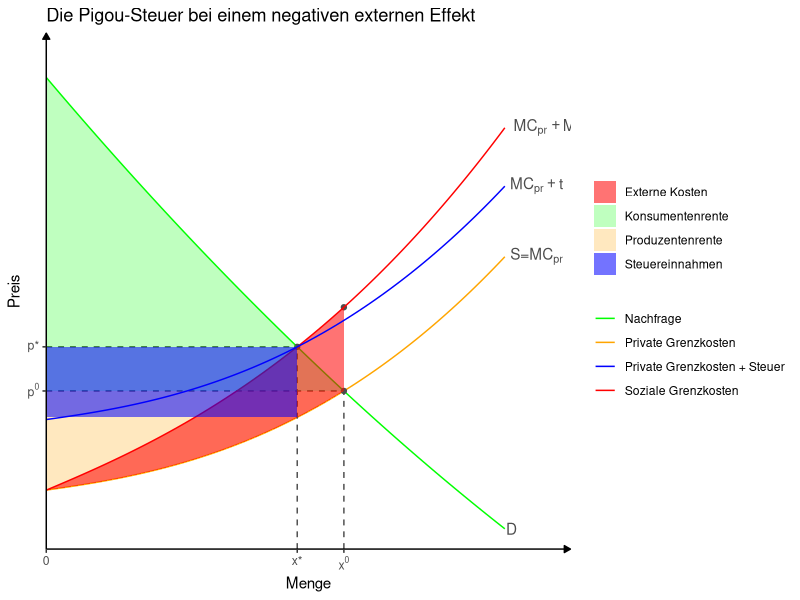
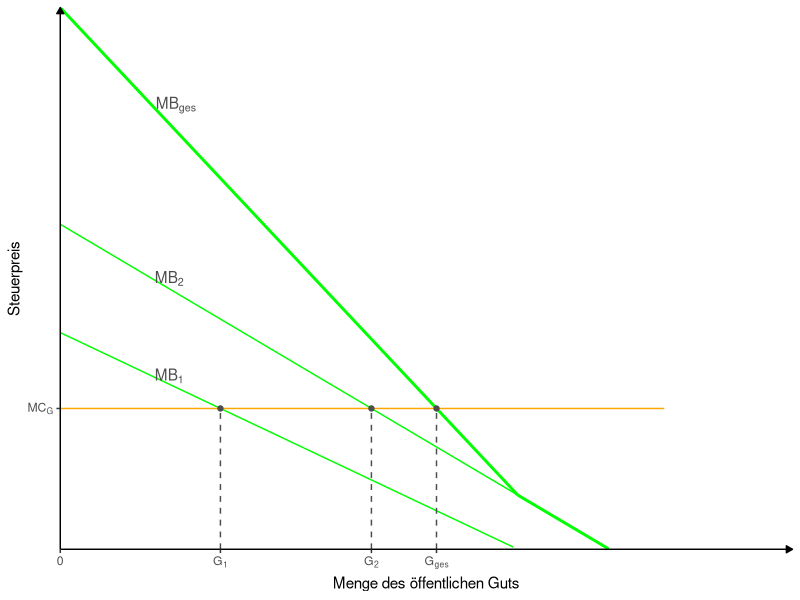

Source code (R) for these figures, in order:
## ---- chunk 1
# Bibliotheken laden
library(tidyverse)
library(ggtext)

# Funktionen definieren

x <- 0:5

demand <- function(x) (x - 8)^2-5*x
supply <- function(x) x^2.5 + 2.5*x + 8
#t <-10
supply_ext <- function(x) x^2.5 + 7.5*x + 8

#labels <- c("Nachfrage", "Angebot")

#Gleichgewichtsmengen
q <- uniroot(function(x) demand(x) - supply(x), range(x))$root

q_t <- uniroot(function(x) demand(x) - supply_ext(x), range(x))$root

#Gleichgewichtspreise
p <- supply(q)
p_t <- supply_ext(q_t)

p_ext <- supply_ext(q)

test <- "x^t"

# Angebotsfunktion mit Steuer

t <- supply_ext(q_t) - supply(q_t)

supply_t <- function(x) x^2.5 + 2.5*x + 8 + t

# Konsumenten- und Produzentenrente

z <- seq(0, q, 0.01)
z_t <- seq(0, q_t, 0.01)
z_wfl <- seq(0, q, 0.01)

# Chart

chart <- ggplot() +
  stat_function(aes(color = "Nachfrage"), fun = demand, xlim = c(0,3.5))+
  annotate(geom = "text", x=3.5, y=demand(3.5), hjust=-0.1, label="D",color = "grey30")+
  stat_function(aes(color = "Private Grenzkosten"), fun = supply, xlim = c(0,3.5))+
  annotate(geom = "text", x=3.5, y=supply(3.5), hjust=-0.1, label=expression("S=MC"[pr]), color = "grey30")+ 
  annotate("point", x = q, y = p, color = "grey30")+
  annotate("segment", x = q, xend = q, y = 0, yend = p,
           linetype = "dashed", color = "grey30") +
  annotate("segment", x = 0, xend = q, y = p, yend = p,
           linetype = "dashed", color = "grey30")+
  annotate("point", x = q, y = p_ext, color = "grey30")+
  geom_ribbon(aes(x = z, ymin = supply(z), ymax = p,
                  fill = "Produzentenrente"), alpha = 0.25) +
  stat_function(aes(color = "Soziale Grenzkosten"), fun = supply_ext, xlim = c(0,3.5))+
  annotate(geom = "text", x=3.5, y=supply_ext(3.5), hjust=-0.1, label=expression("MC"[pr]~+MC[ext]),color = "grey30")+
  annotate("point", x = q_t, y = p_t, color = "grey30")+
  annotate("segment", x = q_t, xend = q_t, y = 0, yend = p_t,
           linetype = "dashed", color = "grey30") +
  annotate("segment", x = 0, xend = q_t, y = p_t, yend = p_t,
           linetype = "dashed", color = "grey30")+
  # annotate("text", x=1, y=16, label="PR", color="grey30")+
  #Preis abzüglich steuer
  # annotate("segment", x = 0, xend = q_t, y = p_t-t, yend = p_t-t,
  #        linetype = "dashed", color = "grey30")+
  geom_ribbon(aes(x = z, ymin = p, ymax = demand(z),
                  fill = "Konsumentenrente"), alpha = 0.25)+
  # geom_ribbon(aes(x = z_t, ymin = p_t-t, ymax = p_t,
  #                fill = "Steuereinnahmen"), alpha = 0.55)+
  # geom_ribbon(aes(x = z_wfl, ymin = supply(z_wfl), ymax = demand(z_wfl),
  #                fill = "Wohlfahrtsverlust"), alpha = 0.55)+
  #  annotate("text", x=1, y=28, label="KR", color="grey30")+
  #Soziale Kosten
  geom_ribbon(aes(x = z_wfl, ymin = supply(z_wfl), ymax = supply_ext(z_wfl),
                  fill = "Externe Kosten"), alpha = 0.55)+
  # annotate("text", x=q+1, y=p_t, label="Wohlfahrtsverlust",color = "grey30")+
  #
  # Angebotsfunktion mit Pigou-Steuer
  #
  stat_function(aes(color = "Private Grenzkosten + Steuer"), fun = supply_t, xlim = c(0,3.5))+
  annotate(geom = "text", x=3.5, y=supply_t(3.5), hjust=-0.1, label=expression(MC[pr]+t),color = "grey30")+
  #
  #Steuereinnahmen
  geom_ribbon(aes(x = z_t, ymin = p_t-t, ymax = p_t,
                  fill = "Steuereinnahmen"), alpha = 0.55)+
  #
  scale_color_manual(values=c("green", "orange", "blue", "red"))+
  scale_fill_manual(values=c("red", "green", "orange", "blue"))+
  scale_x_continuous(expand = c(0, 0), 
                     breaks = c(0,q_t,q), labels = expression(0, "x*","x"^0),
                     limits = c(0, 4)) +
  scale_y_continuous(expand = c(0, 0), 
                     breaks = c(p, p_t), labels = expression("p"^0, "p*"),
                     limits = c(0,70)) +
  theme_classic() +
  theme(panel.grid = element_blank(),
        # legend.position = "none", #Damit Legende unterdrückt.
        #axis.breaks.x=element_markdown()
  ) +
  theme(axis.line = element_line(arrow = arrow(type='closed', length = unit(5,'pt'))))+
  labs(x = "Menge", y = "Preis", 
  color = NULL,
  fill = NULL,
  title="Die Pigou-Steuer bei einem negativen externen Effekt")
  


chart
## ---- chunk 2
# Bibliotheken laden
library(tidyverse)

# Funktionen definieren

x <- 0:5

demand2 <- function(x) 3-x
demand1 <- function(x) 2-.8*x

#Vertikale Aggregation
demandg <- function(x) demand1(x)+demand2(x) 

# Schnittpunkt 

q0 <- uniroot(function(x) demand2(x) - demandg(x), range(x))$root

p0 <- function(x) 1.3 #Horizontale Grenzkosten

q1 <- uniroot(function(x) demand1(x) - p0(x), range(x))$root

q2 <- uniroot(function(x) demand2(x) - p0(x), range(x))$root

qg <- uniroot(function(x) demandg(x) - p0(x), range(x))$root

q_knick <- uniroot(function(x) demand1(x), range(x))$root


# Chart

p  <- ggplot() +
  stat_function(aes(color = "Nachfrage"), fun = demand1, xlim = c(0,3.3))+
  annotate(geom = "text", x=.5, y=demand1(.5), hjust=-0.1, label=expression('MB'[1]),color = "grey30")+
  
  stat_function(aes(color = "Nachfrage"), fun = demand2, xlim = c(0,3.3))+
  annotate(geom = "text", x=.5, y=demand2(0.5), hjust=-0.1, label=expression('MB'[2]),color = "grey30")+
  
  stat_function(aes(color = "Nachfrage"), fun = demandg, xlim = c(0,q_knick), size=1)+
  annotate(geom = "text", x=.5, y=demandg(.5), hjust=-0.1, label=expression('MB'[ges]),color = "grey30")+
  
  stat_function(aes(color = "Nachfrage"), fun = demand2, xlim = c(q_knick,3.3), size=1)+
  stat_function(fun = p0, xlim = c(0,3.3), color="orange")+
  #
  annotate("point", x = q1, y = demand1(q1), color = "grey30")+
  annotate("point", x = q2, y = demand2(q2), color = "grey30")+
  annotate("point", x = qg, y = demandg(qg), color = "grey30")+
  #
  annotate("segment", x = q1, xend = q1, y = 0, yend = demand1(q1),
           linetype = "dashed", color = "grey30") +
  annotate("segment", x = q2, xend = q2, y = 0, yend = demand2(q2),
           linetype = "dashed", color = "grey30") +
  annotate("segment", x = qg, xend = qg, y = 0, yend = demandg(qg),
           linetype = "dashed", color = "grey30") +  
  scale_color_manual(values=c("green"))+
  #  scale_fill_manual(values=c("green", "orange"))+
  scale_x_continuous(expand = c(0, 0), 
                     breaks = c(0, q1, q2, qg), labels = expression(0, "G"[1], "G"[2], "G"[ges]),
                     limits = c(0, 4)) +
  scale_y_continuous(expand = c(0, 0), 
                     breaks = p0,
                     labels=expression("MC"[G]),
                     limits = c(0,5)
  ) +
  theme_classic() +
  theme(panel.grid = element_blank(),
        legend.position = "none", #Damit Legende unterdrückt.
  ) +
  theme(axis.line = element_line(arrow = arrow(type='closed', length = unit(5,'pt'))))+
  labs(x = "Menge des öffentlichen Guts", y = "Steuerpreis", 
       color = NULL, fill = NULL)
p

